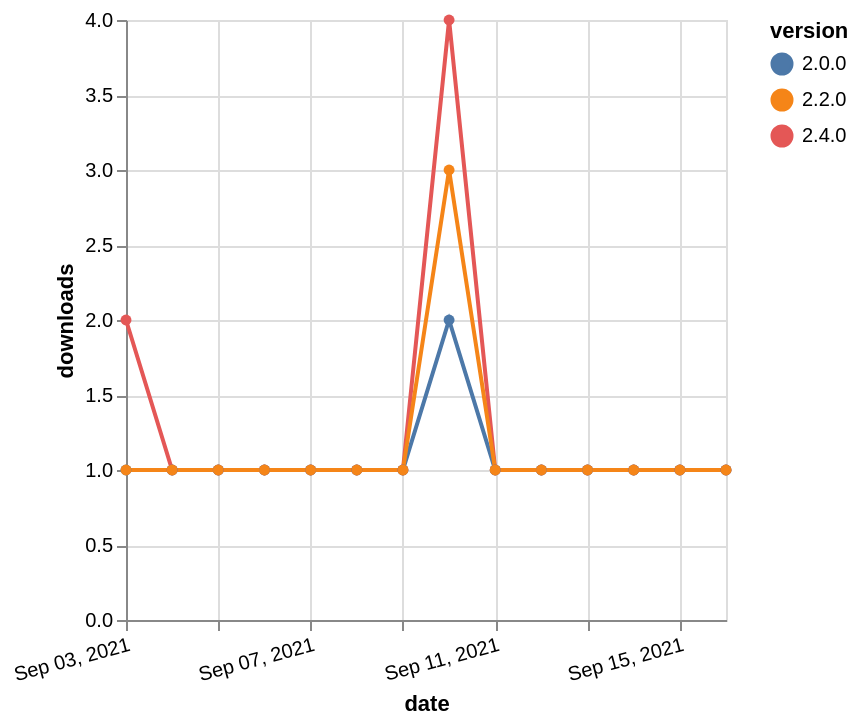

Describe this chart as a Vega-Lite specification.
### Vega-Lite specification from a JSON file in a GitHub repository (floating-point values rounded to 4 significant figures)
{"$schema": "https://vega.github.io/schema/vega-lite/v5.json", "description": "A simple bar chart with embedded data.", "data": {"values": [{"date": "2021-09-03", "total": 116, "delta": 2, "version": "2.4.0"}, {"date": "2021-09-04", "total": 117, "delta": 1, "version": "2.4.0"}, {"date": "2021-09-05", "total": 118, "delta": 1, "version": "2.4.0"}, {"date": "2021-09-06", "total": 119, "delta": 1, "version": "2.4.0"}, {"date": "2021-09-07", "total": 120, "delta": 1, "version": "2.4.0"}, {"date": "2021-09-08", "total": 121, "delta": 1, "version": "2.4.0"}, {"date": "2021-09-09", "total": 122, "delta": 1, "version": "2.4.0"}, {"date": "2021-09-10", "total": 126, "delta": 4, "version": "2.4.0"}, {"date": "2021-09-11", "total": 127, "delta": 1, "version": "2.4.0"}, {"date": "2021-09-12", "total": 128, "delta": 1, "version": "2.4.0"}, {"date": "2021-09-13", "total": 129, "delta": 1, "version": "2.4.0"}, {"date": "2021-09-14", "total": 130, "delta": 1, "version": "2.4.0"}, {"date": "2021-09-15", "total": 131, "delta": 1, "version": "2.4.0"}, {"date": "2021-09-16", "total": 132, "delta": 1, "version": "2.4.0"}, {"date": "2021-09-03", "total": 157, "delta": 1, "version": "2.0.0"}, {"date": "2021-09-04", "total": 158, "delta": 1, "version": "2.0.0"}, {"date": "2021-09-05", "total": 159, "delta": 1, "version": "2.0.0"}, {"date": "2021-09-06", "total": 160, "delta": 1, "version": "2.0.0"}, {"date": "2021-09-07", "total": 161, "delta": 1, "version": "2.0.0"}, {"date": "2021-09-08", "total": 162, "delta": 1, "version": "2.0.0"}, {"date": "2021-09-09", "total": 163, "delta": 1, "version": "2.0.0"}, {"date": "2021-09-10", "total": 165, "delta": 2, "version": "2.0.0"}, {"date": "2021-09-11", "total": 166, "delta": 1, "version": "2.0.0"}, {"date": "2021-09-12", "total": 167, "delta": 1, "version": "2.0.0"}, {"date": "2021-09-13", "total": 168, "delta": 1, "version": "2.0.0"}, {"date": "2021-09-14", "total": 169, "delta": 1, "version": "2.0.0"}, {"date": "2021-09-15", "total": 170, "delta": 1, "version": "2.0.0"}, {"date": "2021-09-16", "total": 171, "delta": 1, "version": "2.0.0"}, {"date": "2021-09-03", "total": 176, "delta": 1, "version": "2.2.0"}, {"date": "2021-09-04", "total": 177, "delta": 1, "version": "2.2.0"}, {"date": "2021-09-05", "total": 178, "delta": 1, "version": "2.2.0"}, {"date": "2021-09-06", "total": 179, "delta": 1, "version": "2.2.0"}, {"date": "2021-09-07", "total": 180, "delta": 1, "version": "2.2.0"}, {"date": "2021-09-08", "total": 181, "delta": 1, "version": "2.2.0"}, {"date": "2021-09-09", "total": 182, "delta": 1, "version": "2.2.0"}, {"date": "2021-09-10", "total": 185, "delta": 3, "version": "2.2.0"}, {"date": "2021-09-11", "total": 186, "delta": 1, "version": "2.2.0"}, {"date": "2021-09-12", "total": 187, "delta": 1, "version": "2.2.0"}, {"date": "2021-09-13", "total": 188, "delta": 1, "version": "2.2.0"}, {"date": "2021-09-14", "total": 189, "delta": 1, "version": "2.2.0"}, {"date": "2021-09-15", "total": 190, "delta": 1, "version": "2.2.0"}, {"date": "2021-09-16", "total": 191, "delta": 1, "version": "2.2.0"}]}, "width": "container", "mark": {"type": "line", "point": {"filled": true}}, "encoding": {"x": {"field": "date", "type": "temporal", "timeUnit": "yearmonthdate", "title": "date", "axis": {"labelAngle": -15}}, "y": {"field": "delta", "type": "quantitative", "title": "downloads"}, "color": {"field": "version", "type": "nominal"}, "tooltip": {"field": "delta"}}}
